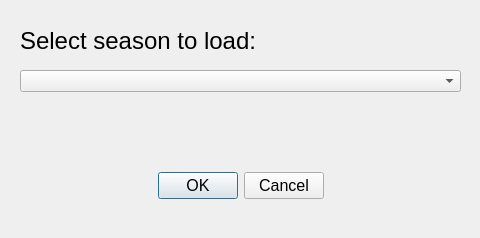
<?xml version="1.0" encoding="UTF-8"?>
<ui version="4.0">
 <class>DialogLoadSeason</class>
 <widget class="QDialog" name="DialogLoadSeason">
  <property name="windowModality">
   <enum>Qt::ApplicationModal</enum>
  </property>
  <property name="geometry">
   <rect>
    <x>0</x>
    <y>0</y>
    <width>480</width>
    <height>238</height>
   </rect>
  </property>
  <property name="font">
   <font>
    <family>Arial</family>
    <pointsize>12</pointsize>
   </font>
  </property>
  <property name="windowTitle">
   <string>Load Season</string>
  </property>
  <widget class="QDialogButtonBox" name="buttonBox">
   <property name="geometry">
    <rect>
     <x>10</x>
     <y>170</y>
     <width>461</width>
     <height>32</height>
    </rect>
   </property>
   <property name="font">
    <font>
     <family>Arial</family>
     <pointsize>12</pointsize>
    </font>
   </property>
   <property name="orientation">
    <enum>Qt::Horizontal</enum>
   </property>
   <property name="standardButtons">
    <set>QDialogButtonBox::Cancel|QDialogButtonBox::Ok</set>
   </property>
   <property name="centerButtons">
    <bool>true</bool>
   </property>
  </widget>
  <widget class="QLabel" name="labelSelectSeason">
   <property name="geometry">
    <rect>
     <x>20</x>
     <y>30</y>
     <width>271</width>
     <height>21</height>
    </rect>
   </property>
   <property name="font">
    <font>
     <family>Arial</family>
     <pointsize>18</pointsize>
    </font>
   </property>
   <property name="text">
    <string>Select season to load:</string>
   </property>
  </widget>
  <widget class="QComboBox" name="comboBoxSelectSeason">
   <property name="geometry">
    <rect>
     <x>20</x>
     <y>70</y>
     <width>441</width>
     <height>22</height>
    </rect>
   </property>
   <property name="font">
    <font>
     <family>Arial</family>
     <pointsize>12</pointsize>
    </font>
   </property>
  </widget>
 </widget>
 <resources/>
 <connections>
  <connection>
   <sender>buttonBox</sender>
   <signal>accepted()</signal>
   <receiver>DialogLoadSeason</receiver>
   <slot>accept()</slot>
   <hints>
    <hint type="sourcelabel">
     <x>248</x>
     <y>254</y>
    </hint>
    <hint type="destinationlabel">
     <x>157</x>
     <y>274</y>
    </hint>
   </hints>
  </connection>
  <connection>
   <sender>buttonBox</sender>
   <signal>rejected()</signal>
   <receiver>DialogLoadSeason</receiver>
   <slot>reject()</slot>
   <hints>
    <hint type="sourcelabel">
     <x>316</x>
     <y>260</y>
    </hint>
    <hint type="destinationlabel">
     <x>286</x>
     <y>274</y>
    </hint>
   </hints>
  </connection>
 </connections>
</ui>
